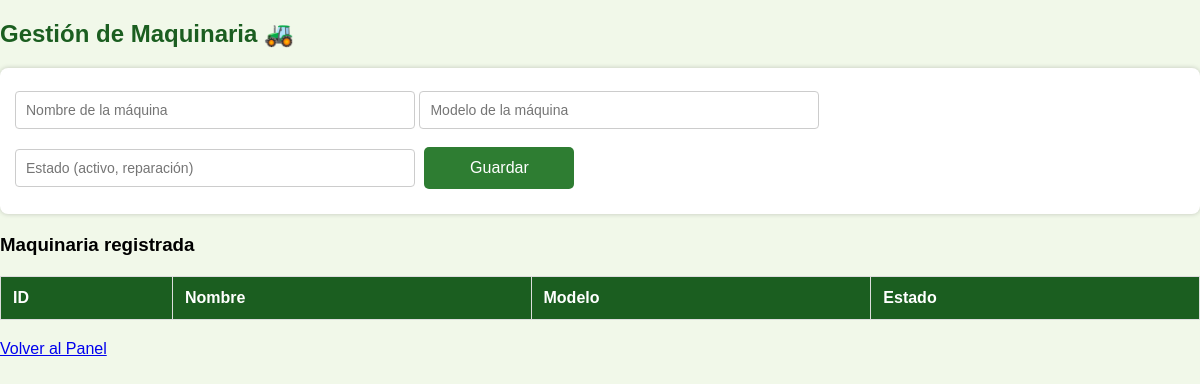
/pages/maquinaria.php (signed in), run on an earlier commit of the app's database.
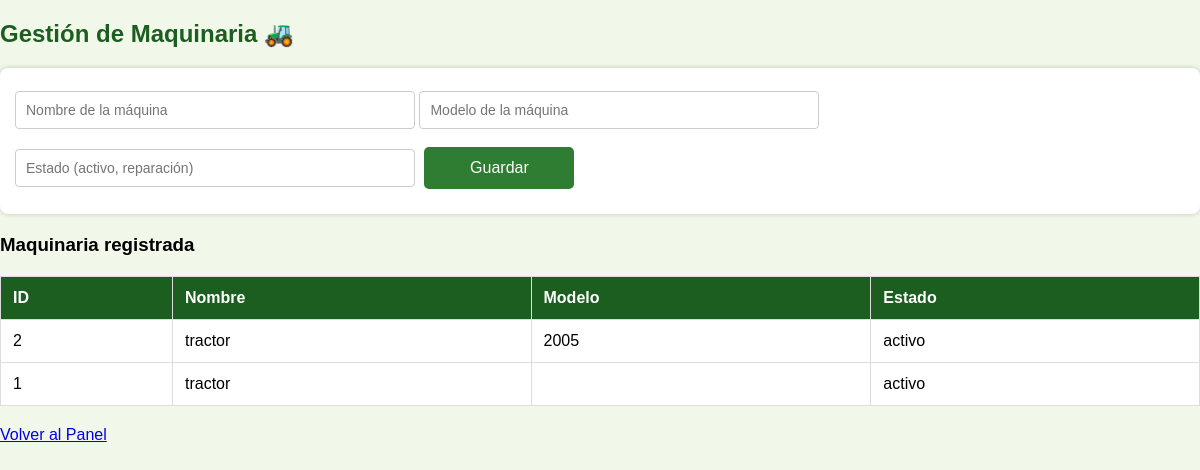
And on a later commit of the database.
### tables this page shows
CREATE TABLE `maquinaria` (
  `id` int(11) NOT NULL,
  `nombre` varchar(100) DEFAULT NULL,
  `modelo` varchar(100) DEFAULT NULL,
  `estado` varchar(50) DEFAULT NULL
);

### pages/maquinaria.php (the view, shortened to what this page needs)
<?php
include("../php/conexion.php");
$consulta = $conn->query("SELECT * FROM maquinaria ORDER BY id DESC");
?>
<!DOCTYPE html>
<html>
<head>
<link rel="stylesheet" href="../css/estilo.css">
</head>
<body>
<h2>Gestión de Maquinaria 🚜</h2>
<form method="POST">
    <input type="text" name="nombre" placeholder="Nombre de la máquina" required>
    <input type="text" name="modelo" placeholder="Modelo de la máquina">
    <input type="text" name="estado" placeholder="Estado (activo, reparación)">
    <button type="submit" name="guardar">Guardar</button>
</form>
<h3>Maquinaria registrada</h3>
<table border="1" width="100%">
<tr>
    <th>ID</th>
    <th>Nombre</th>
    <th>Modelo</th>
    <th>Estado</th>
</tr>
<?php
if ($consulta) {
    while($m = $consulta->fetch_assoc()){
?>
<tr>
    <td><?php echo htmlspecialchars($m['id']); ?></td>
    <td><?php echo htmlspecialchars($m['nombre']); ?></td>
    <td><?php echo htmlspecialchars($m['modelo']); ?></td>
    <td><?php echo htmlspecialchars($m['estado']); ?></td>
</tr>
<?php }
} else { ?>
<tr><td colspan="4">No hay maquinaria registrada</td></tr>
<?php } ?>
</table>
<a href="../php/dashboard.php">Volver al Panel</a>
</body>
</html>

### css/estilo.css (style rules this page uses)
body { margin:0; font-family: Arial, sans-serif; background:#f1f8e9; }
h2 { color:#1b5e20; }
form { background:white; padding:15px; margin-bottom:20px; border-radius:8px; box-shadow:0px 0px 5px rgba(0,0,0,0.2); }
input, select, textarea { padding: 10px; font-size: 14px; border: 1px solid #ccc; border-radius: 4px; margin: 8px 0; width: 100%; max-width: 400px; box-sizing: border-box; }
button { padding: 12px 20px; font-size: 16px; background: #2e7d32; color: white; border: none; border-radius: 5px; cursor: pointer; margin: 10px 5px; min-width: 150px; }
table { width:100%; background:white; border-collapse: collapse; margin: 20px 0; }
th, td { padding: 12px; border: 1px solid #ddd; text-align: left; }
th { background-color: #1b5e20; color: white; }

What changed in the data, as far as the page shows it:
added maquinaria: id "2", nombre "tractor", modelo "2005", estado "activo"
added maquinaria: id "1", nombre "tractor", estado "activo"
